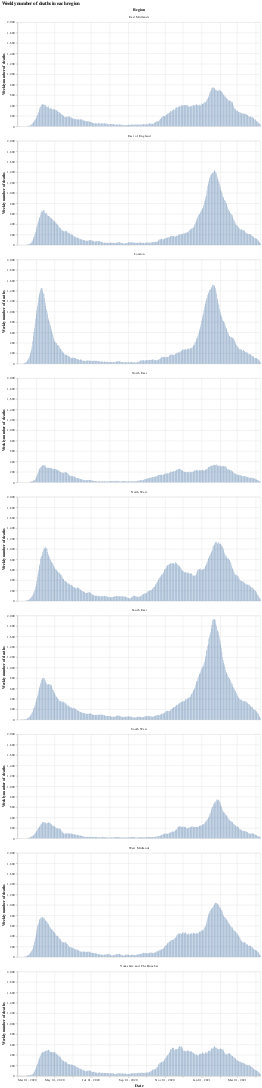

This figure's notebook cell:
### Markdown cell above
# Plotting the data
We first start by looking at the number of deaths in each English region since the beginning of march, then estimate the mortality rate (rate of deaths per positive case) in each region. We then move on to look at the data for the whole of England.
## Plotting: English regions

### Code cell
#collapse
bars = alt.Chart(eng_deaths.query("date >= '2020-03-01'")).mark_bar().encode(
    x=alt.X("yearmonthdate(date):T", axis=alt.Axis(title='Date')),
    y=alt.Y("weeklyDeaths:Q", axis=alt.Axis(title='Weekly number of deaths')),
    tooltip="newDeaths:Q"
).properties(width=700)

bars.facet(alt.Column('areaName', title='Region'), columns=1).properties(title='Weekly number of deaths in each region')

### Figure 1 — Vega-Lite specification as saved in the notebook (floating-point values rounded to 4 significant figures; data arrays with more than 128 entries replaced by an {"elided": "..."} marker saying what was removed)
{"config": {"view": {"continuousWidth": 400, "continuousHeight": 300}}, "data": {"name": "data-47ae1459ab0c93b3bdc8b4a3adfb4749"}, "facet": {"type": "nominal", "field": "areaName", "title": "Region"}, "spec": {"mark": "bar", "encoding": {"tooltip": {"type": "quantitative", "field": "newDeaths"}, "x": {"type": "temporal", "axis": {"title": "Date"}, "field": "date", "timeUnit": "yearmonthdate"}, "y": {"type": "quantitative", "axis": {"title": "Weekly number of deaths"}, "field": "weeklyDeaths"}}, "width": 700}, "columns": 1, "title": "Weekly number of deaths in each region", "$schema": "https://vega.github.io/schema/vega-lite/v4.8.1.json", "datasets": {"data-47ae1459ab0c93b3bdc8b4a3adfb4749": {"elided": "3636 records"}}}
